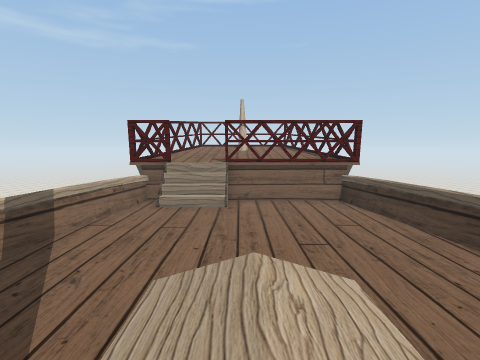
view 1 (above)

12 first-person views from a walk through a Unity game level. The camera is 1.2 m above the floor, tilts 6° down and sees 80° across. The floor is counted in squares, 1 m on a side. Each view is taken from the middle of a square. On the plan, view 1 faces up. The plan holds only what a view shows up to about 13 squares ahead; the rest is blank. The place goes on beyond the plan. The player is left out. Some surface patterns are stand-ins.

view 2
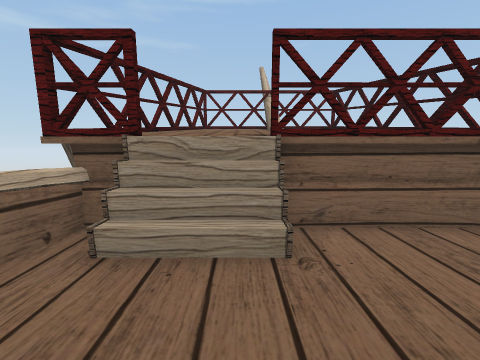

view 3
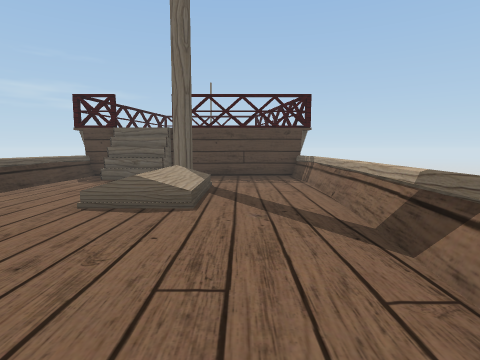

view 4
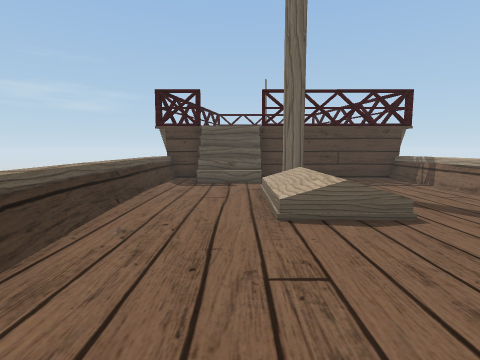

view 5
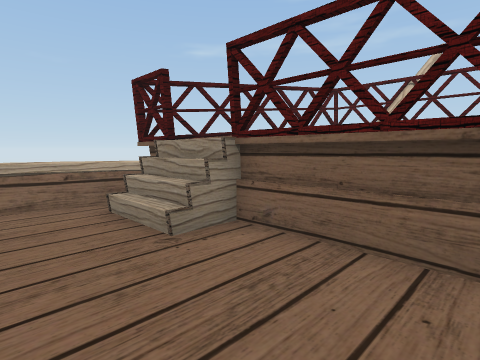

view 6
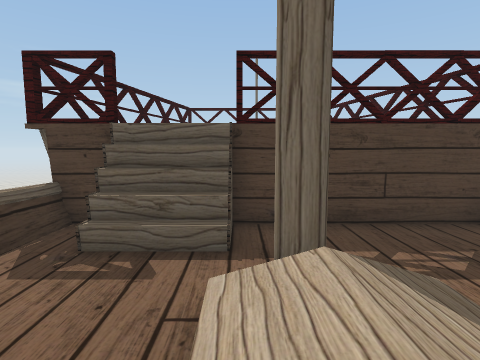

view 7
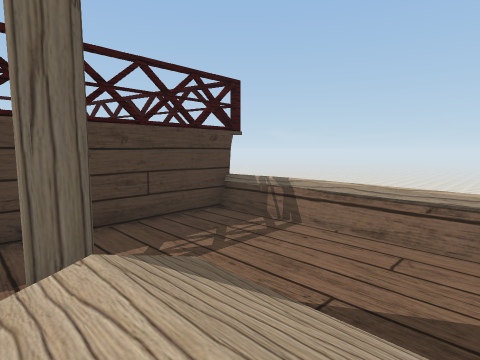

view 8
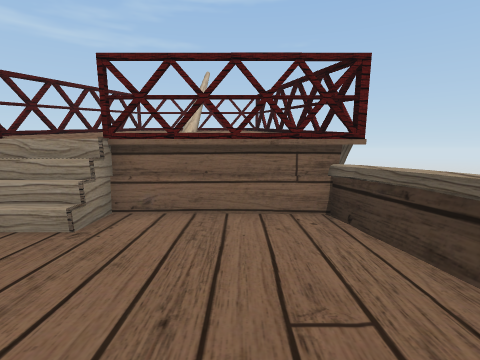

view 9
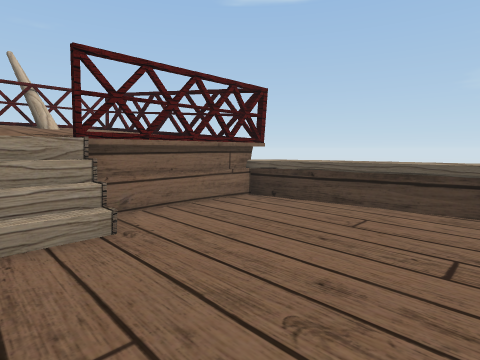

view 10
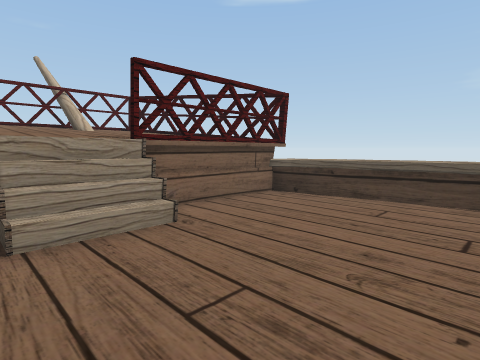

view 11
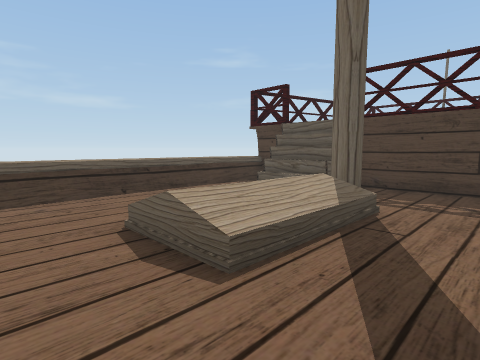

view 12
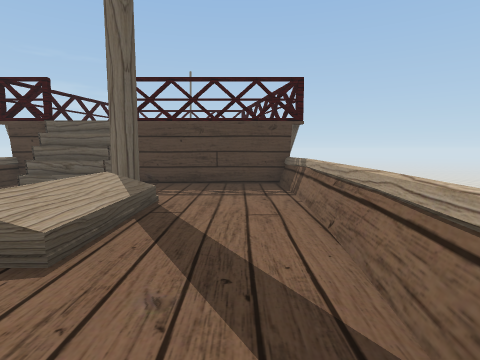

### Floor plan
Key: @ floor where view 1 was taken; # wall or solid block; x gap in a wall; . main floor; : floor 0.75 m higher than the main floor; + floor 1.5 m higher than the main floor; * floor 1.75 m higher than the main floor; % floor 2 m higher than the main floor; / step, stairs or slope; = window, fence, low wall or low ledge; v drop or lower ground.
Columns run from 5 left of view 1 to 5 right of it. Each row starts with its distance up from view 1.
 20      #
 19      #
 18    xv#vxv
 17   v%%=%%x
 16   v%%/%%v
 15   v%%/%%v
 14   x*****#v
 13   #******v
 12  v*******v
 11  x++++   x
 10  ##//#vvv#
  9  ==//....=
  8  =.......=
  7  =.......=v
  6  =........=
  5  =........=
  4 v=........=
  3 ==..///...=
  2 =.../:/...=
  1 =.../:/...=
  0 =.../@/...=
 -1 =.........=
 -2 =....#....=
 -3 =.....///.=
 -4 ##xvv##//##
 -5 x         x
 -6 v         v
 -7 v#        x
 -8  x        x
 -9  v       #
-10  x       x
-11  v       v

Positions as (right, up) in squares from view 1, and headings:
1: (0, 0), facing up
2: (-1, 6), facing up
3: (-2, 9), facing down
4: (2, 8), facing down
5: (3, 7), facing up-left
6: (1, 2), facing down
7: (1, 2), facing down-left
8: (2, 5), facing up
9: (-2, 5), facing up-right
10: (-3, 5), facing up-right
11: (-3, 5), facing down-right
12: (-3, 6), facing down
